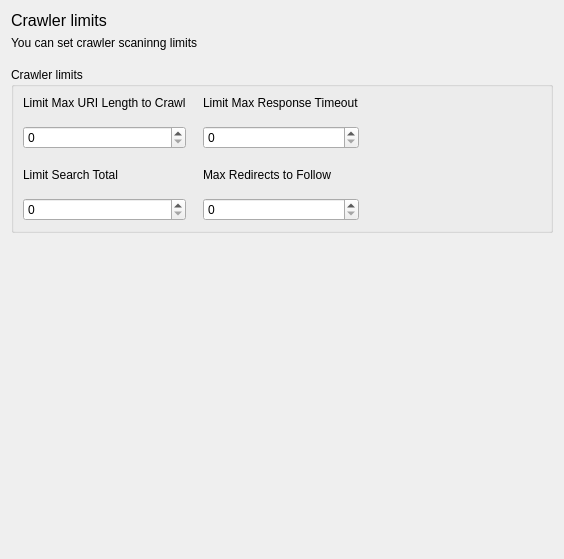
<?xml version="1.0" encoding="UTF-8"?>
<ui version="4.0">
 <class>Form</class>
 <widget class="QWidget" name="Form">
  <property name="geometry">
   <rect>
    <x>0</x>
    <y>0</y>
    <width>564</width>
    <height>559</height>
   </rect>
  </property>
  <property name="windowTitle">
   <string>Crawler limits</string>
  </property>
  <layout class="QVBoxLayout" name="verticalLayout_7">
   <item>
    <layout class="QVBoxLayout" name="verticalLayout_5">
     <property name="spacing">
      <number>6</number>
     </property>
     <property name="bottomMargin">
      <number>11</number>
     </property>
     <item>
      <widget class="QLabel" name="title">
       <property name="sizePolicy">
        <sizepolicy hsizetype="Preferred" vsizetype="Minimum">
         <horstretch>0</horstretch>
         <verstretch>0</verstretch>
        </sizepolicy>
       </property>
       <property name="text">
        <string>&lt;html&gt;&lt;head/&gt;&lt;body&gt;&lt;p&gt;&lt;span style=&quot; font-size:12pt;&quot;&gt;Crawler limits&lt;/span&gt;&lt;/p&gt;&lt;/body&gt;&lt;/html&gt;</string>
       </property>
      </widget>
     </item>
     <item>
      <widget class="QLabel" name="description">
       <property name="sizePolicy">
        <sizepolicy hsizetype="Expanding" vsizetype="Preferred">
         <horstretch>0</horstretch>
         <verstretch>0</verstretch>
        </sizepolicy>
       </property>
       <property name="text">
        <string>You can set crawler scaninng limits</string>
       </property>
      </widget>
     </item>
    </layout>
   </item>
   <item>
    <widget class="QGroupBox" name="groupBox">
     <property name="title">
      <string>Crawler limits</string>
     </property>
     <layout class="QVBoxLayout" name="verticalLayout_6">
      <item>
       <layout class="QGridLayout" name="gridLayout">
        <property name="horizontalSpacing">
         <number>17</number>
        </property>
        <property name="verticalSpacing">
         <number>19</number>
        </property>
        <item row="1" column="1">
         <layout class="QVBoxLayout" name="verticalLayout_2">
          <property name="spacing">
           <number>16</number>
          </property>
          <item>
           <widget class="QLabel" name="label_4">
            <property name="text">
             <string>Max Redirects to Follow</string>
            </property>
           </widget>
          </item>
          <item>
           <widget class="QSpinBox" name="maxRedirects"/>
          </item>
         </layout>
        </item>
        <item row="0" column="0">
         <layout class="QVBoxLayout" name="verticalLayout_3">
          <property name="spacing">
           <number>16</number>
          </property>
          <item>
           <widget class="QLabel" name="label_2">
            <property name="text">
             <string>Limit Max URI Length to Crawl</string>
            </property>
           </widget>
          </item>
          <item>
           <widget class="QSpinBox" name="limitURILength"/>
          </item>
         </layout>
        </item>
        <item row="0" column="1">
         <layout class="QVBoxLayout" name="verticalLayout">
          <property name="spacing">
           <number>16</number>
          </property>
          <item>
           <widget class="QLabel" name="label_3">
            <property name="text">
             <string>Limit Max Response Timeout</string>
            </property>
           </widget>
          </item>
          <item>
           <widget class="QSpinBox" name="responseTimeout"/>
          </item>
         </layout>
        </item>
        <item row="1" column="0">
         <layout class="QVBoxLayout" name="verticalLayout_4">
          <property name="spacing">
           <number>16</number>
          </property>
          <item>
           <widget class="QLabel" name="label">
            <property name="text">
             <string>Limit Search Total</string>
            </property>
           </widget>
          </item>
          <item>
           <widget class="QSpinBox" name="limitSearch"/>
          </item>
         </layout>
        </item>
        <item row="0" column="2">
         <spacer name="horizontalSpacer">
          <property name="orientation">
           <enum>Qt::Horizontal</enum>
          </property>
          <property name="sizeHint" stdset="0">
           <size>
            <width>40</width>
            <height>20</height>
           </size>
          </property>
         </spacer>
        </item>
       </layout>
      </item>
     </layout>
    </widget>
   </item>
   <item>
    <spacer name="verticalSpacer">
     <property name="orientation">
      <enum>Qt::Vertical</enum>
     </property>
     <property name="sizeHint" stdset="0">
      <size>
       <width>20</width>
       <height>320</height>
      </size>
     </property>
    </spacer>
   </item>
  </layout>
  <zorder>label_3</zorder>
  <zorder>groupBox</zorder>
  <zorder>verticalSpacer</zorder>
 </widget>
 <resources/>
 <connections/>
</ui>
